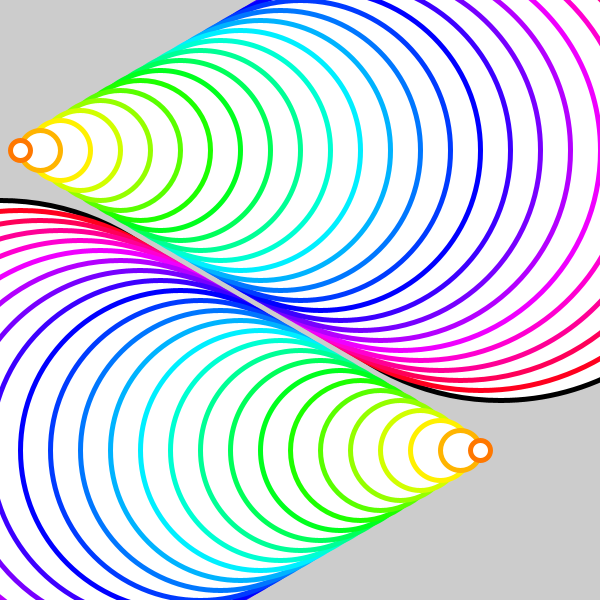
Frame 1 (no input)
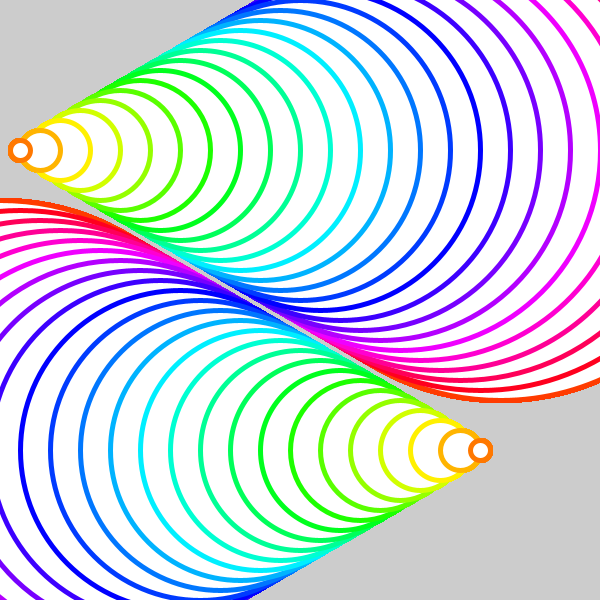
Frame 60 (the mouse pressed at the canvas centre just before this capture)
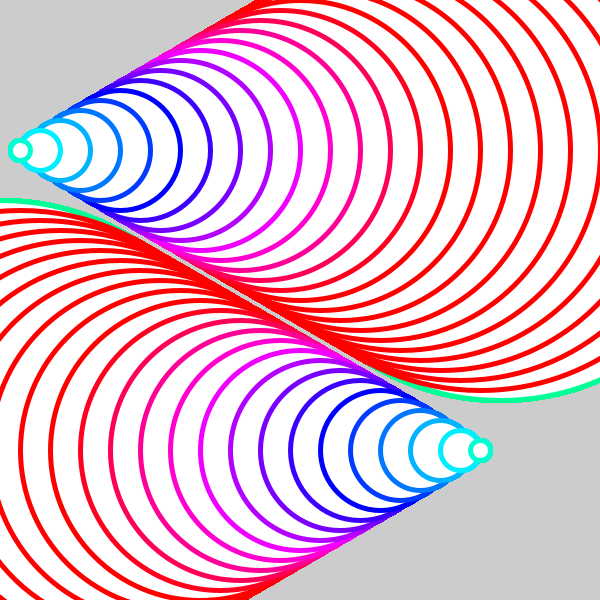
Frame 120 (the mouse held since frame 60 and released just before this capture)

The Processing sketch that drew these frames (run headless with seeded random() and noise(); from frame 60 on, the mouse is pressed at the canvas centre):

// Processing sketch: processing_185622
// ── processing_185622.pde

void setup(){
size(600,600);
colorMode(HSB);
strokeWeight(5);
}
void draw(){
for(int i=500;i>0;i=i-20){
  println(i);
  ellipse(i,150,i,i);
  ellipse(500-i,450,i,i);
  stroke((i/2)+(mouseX/3),255,255);
}
}
